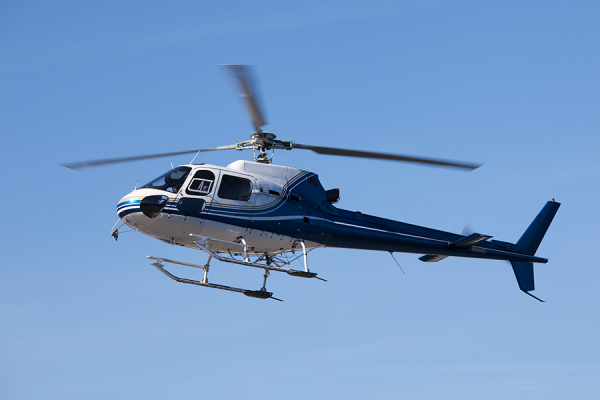
#> input picture 8OpenCVTemel_Islemler/helikopter.jpg, 600 x 400 px, found by its file name
$ python resim_donusum_dizeyi.py
#> lines starting #> are read from the running program, lines starting #| are printed output that depends on the picture
import  cv2
import numpy as np

img=cv2.imread("C:\\Users\\umuty\\Desktop\\OpenCV\\test_images\\helikopter.jpg",0)
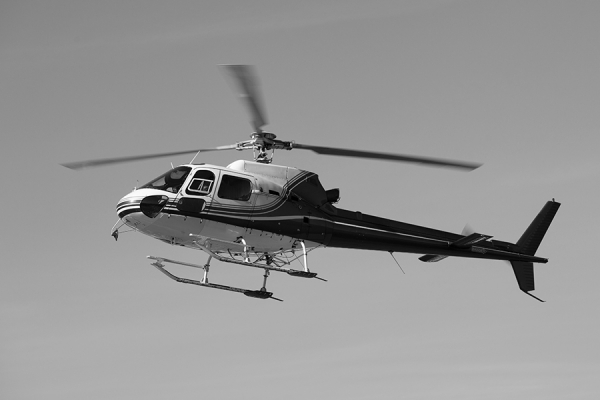
#> img: shape (400, 600); min 0, max 254, mean 148.9
    #yanına 0 yazıldıgına gri tonlarda gosterir
row,col=img.shape
#> row = 400; col = 600

M=np.float32([[1,0,100],[0,1,70]])  #(ilk yataydaki , sonra dikeydeki)
dst=cv2.warpAffine(img,M,(row,col))  ##goruntuye bir dondurme uygulanır
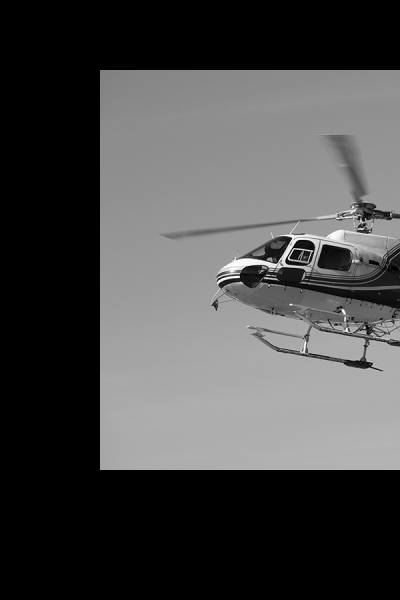
#> dst: shape (600, 400); min 0, max 254, mean 73.5

cv2.imshow("Helikopter",img)
cv2.imshow("Donusum Dizey",dst)
cv2.waitKey(0)
cv2.destroyAllWindows()
